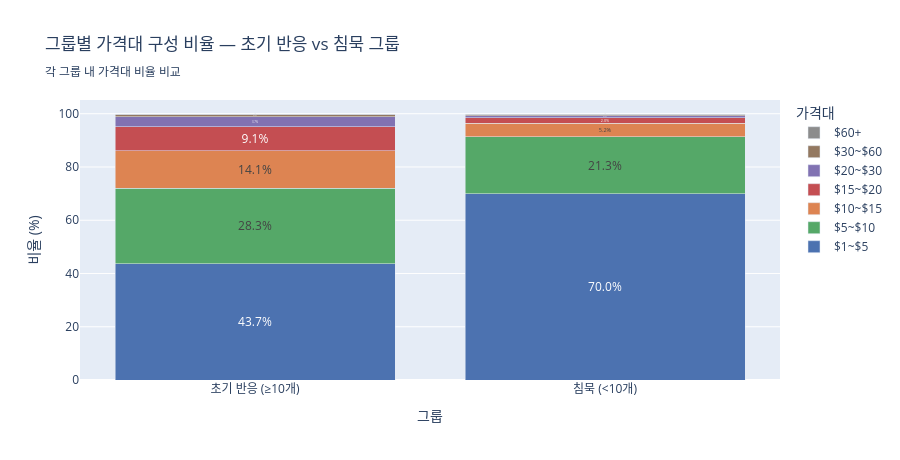

The notebook cell saved with this chart:
### Markdown cell above
## 5. 그룹별 가격대 구성 비율 비교 — 누적 바 차트

### Code cell
GROUP_COLORS = {
    '$1~$5':   '#4C72B0',
    '$5~$10':  '#55A868',
    '$10~$15': '#DD8452',
    '$15~$20': '#C44E52',
    '$20~$30': '#8172B2',
    '$30~$60': '#937860',
    '$60+':    '#8C8C8C',
}

group_price = (
    df.groupby(['group', 'price_range'], observed=True)
    .agg(game_count=('appid', 'nunique'))
    .reset_index()
)
group_total = group_price.groupby('group')['game_count'].transform('sum')
group_price['ratio'] = group_price['game_count'] / group_total * 100

fig = go.Figure()

for label in PRICE_LABELS:
    subset = group_price[group_price['price_range'] == label]
    fig.add_trace(go.Bar(
        name=label,
        x=subset['group'],
        y=subset['ratio'].round(1),
        marker_color=GROUP_COLORS[label],
        text=subset['ratio'].apply(lambda v: f'{v:.1f}%'),
        textposition='inside',
        insidetextanchor='middle',
        hovertemplate=f'<b>{label}</b><br>그룹: %{{x}}<br>비율: %{{y:.1f}}%<extra></extra>',
    ))

fig.update_layout(
    barmode='stack',
    title='그룹별 가격대 구성 비율 — 초기 반응 vs 침묵 그룹<br>'
          '<sub>각 그룹 내 가격대 비율 비교</sub>',
    xaxis_title='그룹',
    yaxis_title='비율 (%)',
    height=460,
    legend_title='가격대',
)

fig.show()

### Figure 1 — Plotly figure (JSON) as saved in the notebook; plotly's stock layout.template omitted (floating-point values rounded to 4 significant figures)
{"data": [{"hovertemplate": "<b>$1~$5</b><br>그룹: %{x}<br>비율: %{y:.1f}%<extra></extra>", "insidetextanchor": "middle", "marker": {"color": "#4C72B0"}, "name": "$1~$5", "text": ["43.7%", "70.0%"], "textposition": "inside", "type": "bar", "x": ["초기 반응 (≥10개)", "침묵 (<10개)"], "y": [43.7, 70.0]}, {"hovertemplate": "<b>$5~$10</b><br>그룹: %{x}<br>비율: %{y:.1f}%<extra></extra>", "insidetextanchor": "middle", "marker": {"color": "#55A868"}, "name": "$5~$10", "text": ["28.3%", "21.3%"], "textposition": "inside", "type": "bar", "x": ["초기 반응 (≥10개)", "침묵 (<10개)"], "y": [28.3, 21.3]}, {"hovertemplate": "<b>$10~$15</b><br>그룹: %{x}<br>비율: %{y:.1f}%<extra></extra>", "insidetextanchor": "middle", "marker": {"color": "#DD8452"}, "name": "$10~$15", "text": ["14.1%", "5.2%"], "textposition": "inside", "type": "bar", "x": ["초기 반응 (≥10개)", "침묵 (<10개)"], "y": [14.1, 5.2]}, {"hovertemplate": "<b>$15~$20</b><br>그룹: %{x}<br>비율: %{y:.1f}%<extra></extra>", "insidetextanchor": "middle", "marker": {"color": "#C44E52"}, "name": "$15~$20", "text": ["9.1%", "2.0%"], "textposition": "inside", "type": "bar", "x": ["초기 반응 (≥10개)", "침묵 (<10개)"], "y": [9.1, 2.0]}, {"hovertemplate": "<b>$20~$30</b><br>그룹: %{x}<br>비율: %{y:.1f}%<extra></extra>", "insidetextanchor": "middle", "marker": {"color": "#8172B2"}, "name": "$20~$30", "text": ["3.7%", "0.8%"], "textposition": "inside", "type": "bar", "x": ["초기 반응 (≥10개)", "침묵 (<10개)"], "y": [3.7, 0.8]}, {"hovertemplate": "<b>$30~$60</b><br>그룹: %{x}<br>비율: %{y:.1f}%<extra></extra>", "insidetextanchor": "middle", "marker": {"color": "#937860"}, "name": "$30~$60", "text": ["0.8%", "0.4%"], "textposition": "inside", "type": "bar", "x": ["초기 반응 (≥10개)", "침묵 (<10개)"], "y": [0.8, 0.4]}, {"hovertemplate": "<b>$60+</b><br>그룹: %{x}<br>비율: %{y:.1f}%<extra></extra>", "insidetextanchor": "middle", "marker": {"color": "#8C8C8C"}, "name": "$60+", "text": ["0.2%", "0.2%"], "textposition": "inside", "type": "bar", "x": ["초기 반응 (≥10개)", "침묵 (<10개)"], "y": [0.2, 0.2]}], "layout": {"barmode": "stack", "height": 460, "legend": {"title": {"text": "가격대"}}, "title": {"text": "그룹별 가격대 구성 비율 — 초기 반응 vs 침묵 그룹<br><sub>각 그룹 내 가격대 비율 비교</sub>"}, "xaxis": {"title": {"text": "그룹"}}, "yaxis": {"title": {"text": "비율 (%)"}}}}
